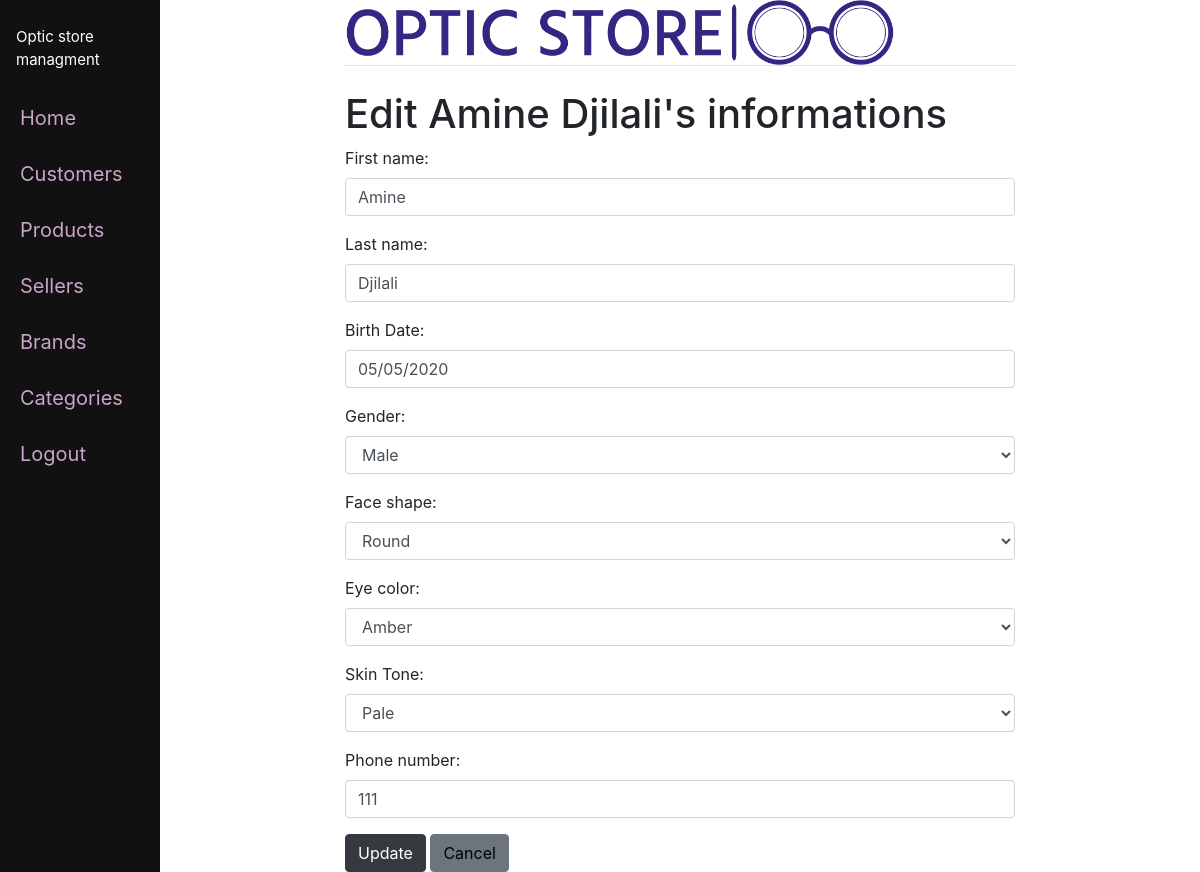
/edit_client/24 (signed in), run on the app's committed database.
### optic/models.py (models this page shows)
class Client(models.Model):
    ROUND = 'Round'
    SQUARE = 'Square'
    TRIANGLE = 'Triangle'
    OVAL = 'Oval'
    HEART = 'Heart'
    SHAPES = [
        (ROUND, ('Round')),
        (SQUARE, ('Square')),
        (TRIANGLE, ('Triangle')),
        (OVAL, ('Oval')),
        (HEART, ('Heart')),
    ]
    MALE = 'Male'
    FEMALE = 'Female'
    GENDERR = [
        (MALE, ('Male')),
        (FEMALE, ('Female')),
    ]
    AMBER = 'Amber'
    BLUE = 'Blue'
    BROWN = 'Brown'
    GRAY = 'Gray'
    GREEN = 'Green'
    HAZEL = 'Hazel'
    RED = 'Red'
    ECOLOR = [
        (AMBER, ('Amber')),
        (BLUE, ('Blue')),
        (BROWN, ('Brown')),
        (GRAY, ('Gray')),
        (GREEN, ('Green')),
        (HAZEL, ('Hazel')),
        (RED, ('Red')),
    ]
    PALE = 'Pale'
    FAIR = 'Fair'
    MEDIUM = 'Medium'
    OLIVE = 'Olive'
    BR = 'Brown'
    DARK = 'Dark'
    SKINT = [
        (PALE, ('Pale')),
        (FAIR, ('Fair')),
        (MEDIUM, ('Medium')),
        (OLIVE, ('Olive')),
        (BR, ('Brown')),
        (DARK, ('Dark')),
    ]
    first_name = models.CharField(max_length=100)
    last_name = models.CharField(max_length=100)
    added_at = models.DateTimeField(default=datetime.datetime.now)
    birthdate = models.DateField(null=True)
    last_update = models.DateTimeField(default=datetime.datetime.now)
    gender = models.CharField(max_length=10, choices=GENDERR)
    face_shape = models.CharField(max_length=10, choices=SHAPES)
    eye_color = models.CharField(max_length=10, choices=ECOLOR)
    skin_color = models.CharField(max_length=10, choices=SKINT)
    phone_number = models.CharField(max_length=10, null=True)
    added_by = models.CharField(max_length=30, null=True)
    edited_by = models.CharField(max_length=30, null=True)
    def __str__(self) -> str:
        return (f"{self.first_name} {self.last_name}")

### optic/views.py (the view)
# urls.py: path('edit_client/<int:pk>', views.edit_client, name='edit_client'),
def edit_client(request, pk):
    current_client = Client.objects.get(id=pk)
    current_user = request.user
    form = addclientForm(request.POST or None, instance=current_client)
    Client.last_update = datetime.datetime.now
    if form.is_valid():
        edit = form.save()
        Client.objects.filter(id=edit.id).update(edited_by=current_user.username)
        messages.success(request, "Client's infos are updated successfully ")
        return redirect('clients')
    return render(request, 'edit_client.html', {'form':form, 'current_client':current_client})

### optic/templates/edit_client.html (shortened to what this page needs)
{% extends 'base.html' %}
{% block content%}
{% if user.is_authenticated %}
	<h1>Edit {{ current_client }}'s informations</h1>
	<form method="POST" >
		{{form.as_p}}
		<button type="submit" class="btn btn-dark">Update</button>
		<a href="{% url 'clients' %}", class="btn btn-secondary">Cancel</a>
	</form>
{% else %}
	<small><a href="/">Login</a> to view this page</small>
{% endif %}
{% endblock %}

### optic/templates/base.html (style rules this page uses)
.main a { color: rgb(0, 0, 0); }

### data on the page
Client: first_name+last_name "Amine Djilali", first_name "Amine", last_name "Djilali", birthdate "05/05/2020", gender "Male", face_shape "Round", eye_color "Amber", skin_color "Pale", phone_number "111"
